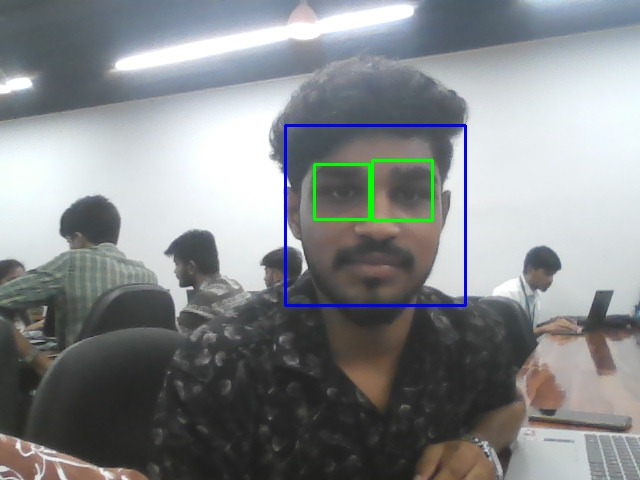
#> input picture n1 Image 2025-11-01 at 08.44.31_9fc4f4a7.jpg, 640 x 480 px, given in place of the camera
$ jupyter execute --allow-errors face-checkpoint.ipynb
#> lines starting #> are read from the running program, lines starting #| are printed output that depends on the picture; after the words box and inside, x2 and y2 are one past the last pixel; in counts of white or black regions, pixels touching at a corner belong together
[cell 1]
import cv2
import matplotlib.pyplot as plt
import numpy as np

[cell 2]
w_glass = cv2.imread('image_01.png', cv2.IMREAD_GRAYSCALE)
wo_glass = cv2.imread('image_02.png', cv2.IMREAD_GRAYSCALE)
group = cv2.imread('image_03.png', cv2.IMREAD_GRAYSCALE)

#> (a cell that did not finish here is left out)

[cell 4]
plt.figure(figsize=(15,10))
#> (the rest of this cell did not finish here and is left out)

[cell 5]
face_cascade = cv2.CascadeClassifier('haarcascade_frontalface_default.xml')
def detect_and_display(image):
    faces = face_cascade.detectMultiScale(image, scaleFactor=1.1, minNeighbors=5)
    for (x, y, w, h) in faces:
        cv2.rectangle(image, (x, y), (x + w, y + h), (255, 0, 0), 10)
    plt.imshow(image, cmap='gray')
    plt.axis('off')
    plt.show()

#> (a cell that did not finish here is left out)

[cell 7]
eye_cascade = cv2.CascadeClassifier('haarcascade_eye.xml')
def detect_eyes(image):
    face_img = image.copy()
    eyes = eye_cascade.detectMultiScale(face_img)
    for (ex, ey, ew, eh) in eyes:
        cv2.rectangle(face_img, (ex, ey), (ex + ew, ey + eh), (0, 255, 0), 2)
    return face_img
#> (the rest of this cell did not finish here and is left out)

[cell 8]
plt.figure(figsize=(15,10))
#> (the rest of this cell did not finish here and is left out)

[cell 9]
cap = cv2.VideoCapture(0)
while True:
    ret, frame = cap.read()
#> frame is the input picture: shape (480, 640, 3); mean B, G, R 138.6, 136.5, 133.1
    if not ret:
        break
    gray = cv2.cvtColor(frame, cv2.COLOR_BGR2GRAY)
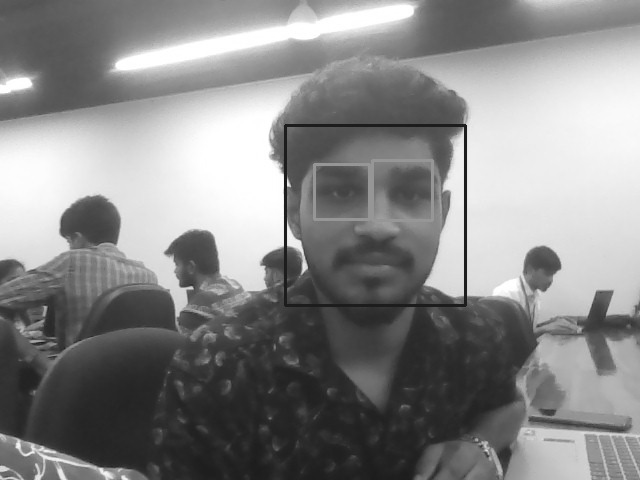
#> gray: shape (480, 640); min 21, max 255, mean 135.7
    faces = face_cascade.detectMultiScale(gray, scaleFactor=1.1, minNeighbors=5)
#> faces = [[278, 118, 191, 191]]
    for (x, y, w, h) in faces:
        cv2.rectangle(frame, (x, y), (x + w, y + h), (255, 0, 0), 2)
#> this loop made 1 pass
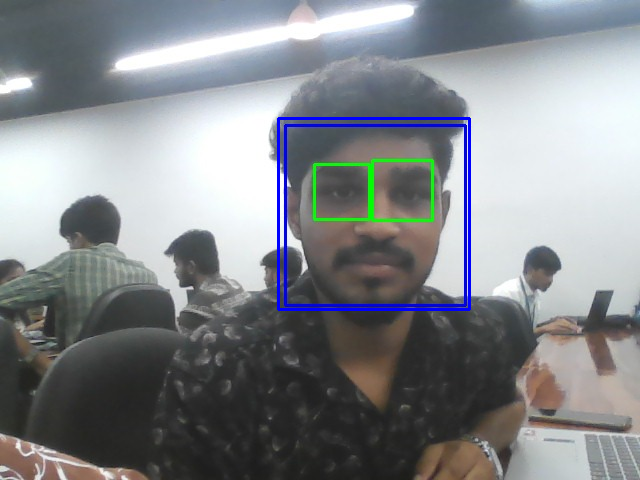
#> frame: shape (480, 640, 3); 0.74% of pixels changed, all inside (x1, y1, x2, y2) = (277, 117, 471, 311)
    cv2.imshow('Video Face Detection', frame)

    key = cv2.waitKey(1) & 0xFF
#> (key q is pressed here)
    if key == ord('q'):
        break
    elif key == ord('s'):
        cv2.imwrite('captured_face.png', frame)
        break
cap.release()
cv2.destroyAllWindows()
captured_image = cv2.imread('captured_face.png', cv2.IMREAD_GRAYSCALE)
#> (the rest of this cell did not finish here and is left out)

[cell 10]
def new_detect(gray, frame):
    faces = face_cascade.detectMultiScale(gray, 1.3, 5)
#> faces = [[287, 125, 174, 174]]
    for (x, y, w, h) in faces:
        cv2.rectangle(frame, (x, y), (x + w, y + h), (255, 0, 0), 2)
        roi_gray = gray[y:y + h, x:x + w]
        roi_color = frame[y:y + h, x:x + w]
        eyes = eye_cascade.detectMultiScale(roi_gray)
        for (ex, ey, ew, eh) in eyes:
            cv2.rectangle(roi_color, (ex, ey), (ex + ew, ey + eh), (0, 255, 0), 2)
#> this loop made 1 pass
#> (x, y, w, h, eyes) on pass 1: (287, 125, 174, 174, [[97, 47, 43, 43], [31, 44, 47, 47]])
#> pass 1, in new_detect, `roi_gray = gray[y:y + h, x:x + w]`:
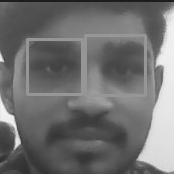
#> roi_gray: shape (174, 174); min 23, max 246, mean 111.5
#> pass 1, in new_detect, `roi_color = frame[y:y + h, x:x + w]`:
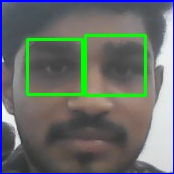
#> roi_color: shape (174, 174, 3); mean B, G, R 108.2, 111.5, 105
#> after the loop:
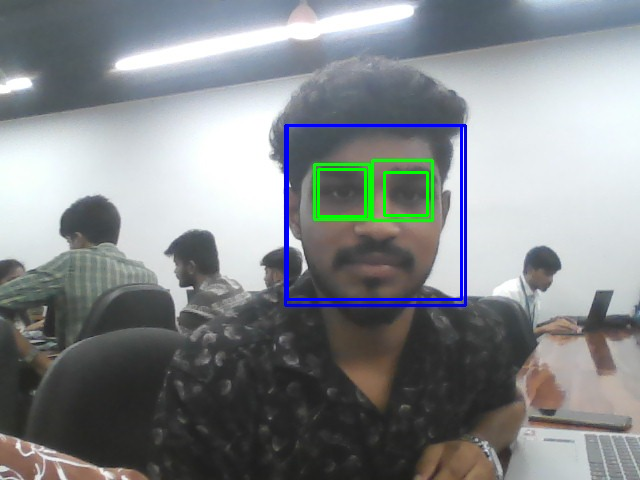
#> frame: shape (480, 640, 3); 1.03% of pixels changed, all inside (x1, y1, x2, y2) = (286, 124, 463, 301)
#> after the loop:
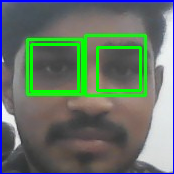
#> roi_color: shape (174, 174, 3); 3.54% of pixels changed, all inside (x1, y1, x2, y2) = (30, 43, 142, 93)
    return frame


video_capture = cv2.VideoCapture(0)
while True:
    ret, frame = video_capture.read()
    if not ret:
        break

    gray = cv2.cvtColor(frame, cv2.COLOR_BGR2GRAY)
    canvas = new_detect(gray, frame)

    cv2.imshow('Video - Face & Eye Detection', canvas)

    key = cv2.waitKey(1) & 0xFF
#> (key q is pressed here)
    if key == ord('q'):
        break
    elif key == ord('s'):
        cv2.imwrite('captured_face_eye.png', frame)
        break
video_capture.release()
cv2.destroyAllWindows()
captured_image = cv2.imread('captured_face_eye.png', cv2.IMREAD_GRAYSCALE)
#> (the rest of this cell did not finish here and is left out)

$ run again, on n2 Image 2025-11-01 at 08.44.31_fc6ca1ad.jpg
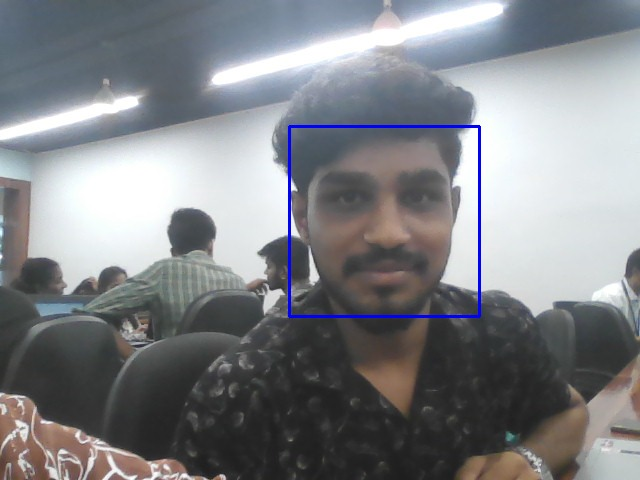
#> input picture n2 Image 2025-11-01 at 08.44.31_fc6ca1ad.jpg, 640 x 480 px, given in place of the camera
#> frame is the input picture: shape (480, 640, 3); mean B, G, R 134.7, 130.6, 128.6
#> `faces = face_cascade.detectMultiScale(gray, scaleFactor=1.1, minNeighb..`: faces = [[290, 127, 186, 186]]
#> the loop `for (x, y, w, h) in faces:` made 1 pass
#> after the loop `for (x, y, w, h) in faces:`:
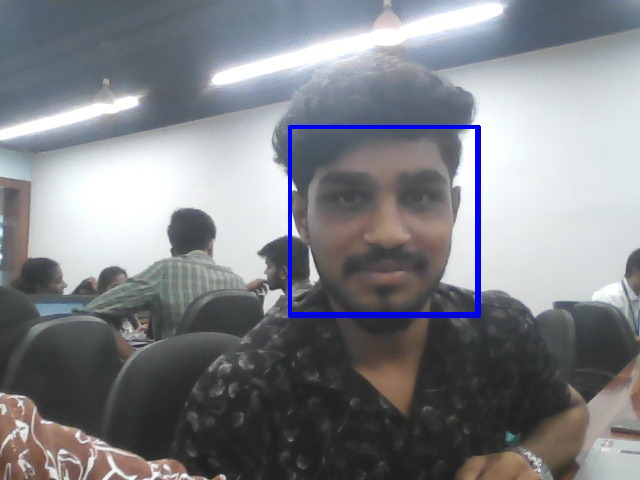
#> frame: shape (480, 640, 3); 0.73% of pixels changed, all inside (x1, y1, x2, y2) = (289, 126, 478, 315)
#> in new_detect, `faces = face_cascade.detectMultiScale(gray, 1.3, 5)`: faces = [[296, 131, 178, 178]]
#> the loop in new_detect, `for (x, y, w, h) in faces:` made 1 pass
#> (x, y, w, h, eyes) on pass 1: (296, 131, 178, 178, [[91, 36, 54, 54], [24, 37, 57, 57]])
#> after the loop in new_detect, `for (x, y, w, h) in faces:`:
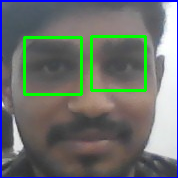
#> roi_color: shape (178, 178, 3); mean B, G, R 110.5, 113.1, 107.6
